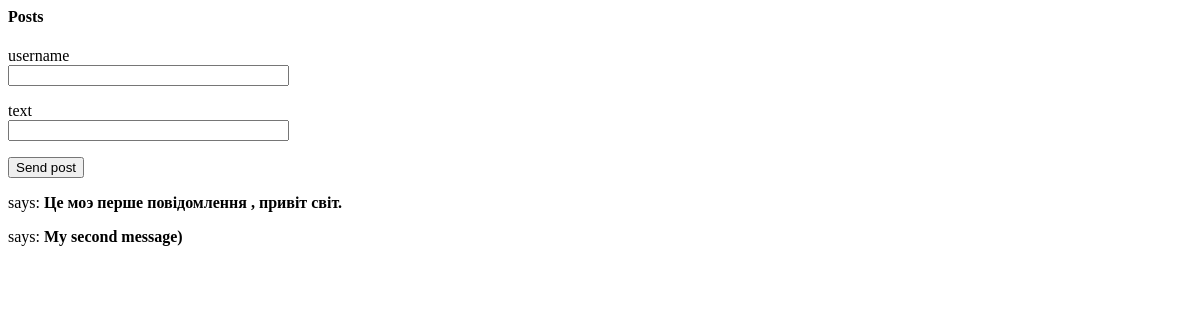
The page /index on the database as committed earlier.
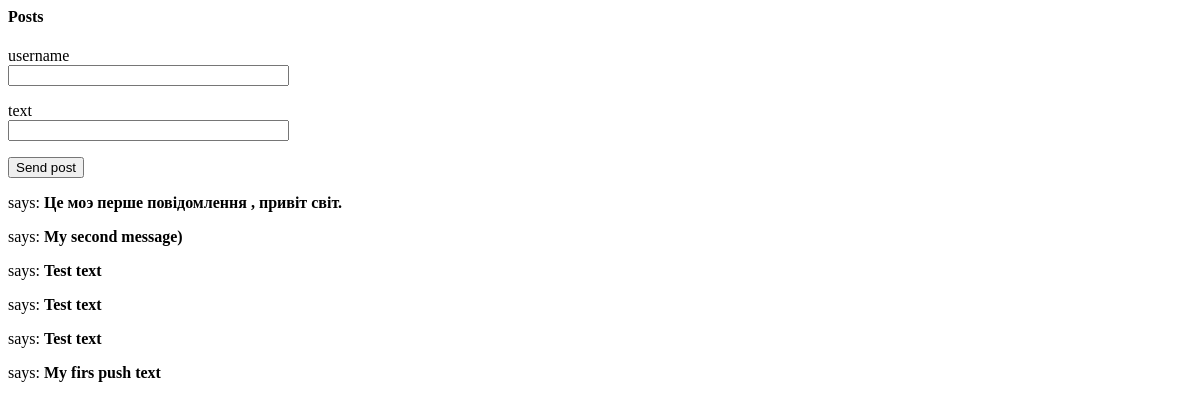
The same page on the database as committed later.
### app/models.py (models this page shows)
class Post(db.Model):
    id = db.Column(db.Integer, primary_key=True)
    likes = db.Column(db.Integer)
    user_name = db.Column(db.String(64))
    type = db.Column(db.String(20))
    text = db.Column(db.String(128))

### app/routes.py (the view)
@app.route('/')
@app.route('/index')
def index():
    posts = Post.query.all()
    postsForm = SendPostForm()
    return render_template('index.html', posts=posts, form=postsForm)

### app/forms.py
class SendPostForm(FlaskForm):
    username = StringField('username', validators=[DataRequired()])
    text = StringField('text', validators=[DataRequired()])
    submit = SubmitField('Send post')

### app/templates/index.html (shortened to what this page needs)
<html>
<head>
</head>
<body>
<H4>Posts</H4>
{% block content %}
    <form action="{{ url_for('sendPost') }}" method="post" novalidate>
        <p>
            {{ form.username.label }}<br>
            {{ form.username(size=32) }}
        </p>
        <p>
            {{ form.text.label }}<br>
            {{ form.text(size=32) }}
        <p>{{ form.submit() }}</p>
        </p>
    </form>
{% endblock %}
{% for post in posts %}
    <div><p>says: <b>{{ post.text }}</b></p></div>
{% endfor %}
</body>
</html>

Rows that differ between the two databases and show on the page:
added Post: text "Test text"
added Post: text "Test text"
added Post: text "Test text"
added Post: text "My firs push text"
